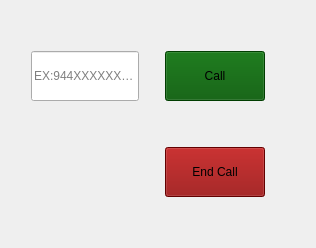
      <widget class="QWidget" name="callTab">
       <attribute name="title">
        <string>Call</string>
       </attribute>
       <layout class="QGridLayout" name="gridLayout_3">
        <item row="2" column="3">
         <spacer name="verticalSpacer_5">
          <property name="orientation">
           <enum>Qt::Vertical</enum>
          </property>
          <property name="sizeType">
           <enum>QSizePolicy::Fixed</enum>
          </property>
          <property name="sizeHint" stdset="0">
           <size>
            <width>20</width>
            <height>40</height>
           </size>
          </property>
         </spacer>
        </item>
        <item row="1" column="3">
         <widget class="QPushButton" name="Call_Button">
          <property name="sizePolicy">
           <sizepolicy hsizetype="Fixed" vsizetype="Fixed">
            <horstretch>0</horstretch>
            <verstretch>0</verstretch>
           </sizepolicy>
          </property>
          <property name="minimumSize">
           <size>
            <width>100</width>
            <height>50</height>
           </size>
          </property>
          <property name="maximumSize">
           <size>
            <width>100</width>
            <height>50</height>
           </size>
          </property>
          <property name="styleSheet">
           <string notr="true">background-color: rgb(0, 85, 0);</string>
          </property>
          <property name="text">
           <string>Call</string>
          </property>
          <property name="icon">
           <iconset resource="background.qrc">
            <normaloff>:/icon/Icons/unnamed.png</normaloff>:/icon/Icons/unnamed.png</iconset>
          </property>
          <property name="iconSize">
           <size>
            <width>40</width>
            <height>40</height>
           </size>
          </property>
         </widget>
        </item>
        <item row="3" column="3">
         <widget class="QPushButton" name="Halt_Button">
          <property name="enabled">
           <bool>true</bool>
          </property>
          <property name="sizePolicy">
           <sizepolicy hsizetype="Fixed" vsizetype="Fixed">
            <horstretch>0</horstretch>
            <verstretch>0</verstretch>
           </sizepolicy>
          </property>
          <property name="minimumSize">
           <size>
            <width>100</width>
            <height>50</height>
           </size>
          </property>
          <property name="maximumSize">
           <size>
            <width>100</width>
            <height>50</height>
           </size>
          </property>
          <property name="styleSheet">
           <string notr="true">background-color: rgb(139, 0, 0);</string>
          </property>
          <property name="text">
           <string>End Call</string>
          </property>
          <property name="icon">
           <iconset resource="background.qrc">
            <normaloff>:/icon/Icons/unnamed (1).png</normaloff>:/icon/Icons/unnamed (1).png</iconset>
          </property>
          <property name="iconSize">
           <size>
            <width>32</width>
            <height>32</height>
           </size>
          </property>
         </widget>
        </item>
        <item row="1" column="1">
         <widget class="QLineEdit" name="NumberlineEdit">
          <property name="minimumSize">
           <size>
            <width>100</width>
            <height>50</height>
           </size>
          </property>
          <property name="maximumSize">
           <size>
            <width>16777215</width>
            <height>16777215</height>
           </size>
          </property>
          <property name="mouseTracking">
           <bool>true</bool>
          </property>
          <property name="acceptDrops">
           <bool>false</bool>
          </property>
          <property name="toolTip">
           <string>Type phone number and press Call, eg: 09495XXXXXX</string>
          </property>
          <property name="inputMethodHints">
           <set>Qt::ImhDigitsOnly</set>
          </property>
          <property name="text">
           <string/>
          </property>
          <property name="maxLength">
           <number>32767</number>
          </property>
          <property name="frame">
           <bool>true</bool>
          </property>
          <property name="echoMode">
           <enum>QLineEdit::Normal</enum>
          </property>
          <property name="cursorPosition">
           <number>0</number>
          </property>
          <property name="alignment">
           <set>Qt::AlignLeading|Qt::AlignLeft|Qt::AlignVCenter</set>
          </property>
          <property name="placeholderText">
           <string>EX:944XXXXXXXX</string>
          </property>
          <property name="cursorMoveStyle">
           <enum>Qt::LogicalMoveStyle</enum>
          </property>
          <property name="Count" stdset="0">
           <number>0</number>
          </property>
         </widget>
        </item>
        <item row="1" column="2">
         <spacer name="horizontalSpacer_9">
          <property name="orientation">
           <enum>Qt::Horizontal</enum>
          </property>
          <property name="sizeType">
           <enum>QSizePolicy::Fixed</enum>
          </property>
          <property name="sizeHint" stdset="0">
           <size>
            <width>20</width>
            <height>20</height>
           </size>
          </property>
         </spacer>
        </item>
        <item row="1" column="0">
         <spacer name="horizontalSpacer_10">
          <property name="orientation">
           <enum>Qt::Horizontal</enum>
          </property>
          <property name="sizeType">
           <enum>QSizePolicy::Fixed</enum>
          </property>
          <property name="sizeHint" stdset="0">
           <size>
            <width>20</width>
            <height>20</height>
           </size>
          </property>
         </spacer>
        </item>
        <item row="1" column="4">
         <spacer name="horizontalSpacer_11">
          <property name="orientation">
           <enum>Qt::Horizontal</enum>
          </property>
          <property name="sizeHint" stdset="0">
           <size>
            <width>40</width>
            <height>20</height>
           </size>
          </property>
         </spacer>
        </item>
        <item row="4" column="3">
         <spacer name="verticalSpacer_4">
          <property name="orientation">
           <enum>Qt::Vertical</enum>
          </property>
          <property name="sizeHint" stdset="0">
           <size>
            <width>20</width>
            <height>40</height>
           </size>
          </property>
         </spacer>
        </item>
        <item row="0" column="3">
         <spacer name="verticalSpacer_6">
          <property name="orientation">
           <enum>Qt::Vertical</enum>
          </property>
          <property name="sizeType">
           <enum>QSizePolicy::Fixed</enum>
          </property>
          <property name="sizeHint" stdset="0">
           <size>
            <width>20</width>
            <height>40</height>
           </size>
          </property>
         </spacer>
        </item>
       </layout>
      </widget>
